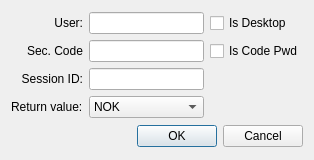
<?xml version="1.0" encoding="UTF-8"?>
<ui version="4.0">
 <class>authorization</class>
 <widget class="QDialog" name="authorization">
  <property name="geometry">
   <rect>
    <x>0</x>
    <y>0</y>
    <width>285</width>
    <height>160</height>
   </rect>
  </property>
  <property name="windowTitle">
   <string>Dialog</string>
  </property>
  <layout class="QVBoxLayout" name="verticalLayout">
   <item>
    <layout class="QGridLayout" name="gridLayout">
     <item row="0" column="0">
      <widget class="QLabel" name="label">
       <property name="text">
        <string>User:</string>
       </property>
       <property name="alignment">
        <set>Qt::AlignRight|Qt::AlignTrailing|Qt::AlignVCenter</set>
       </property>
      </widget>
     </item>
     <item row="0" column="1">
      <widget class="QLineEdit" name="lineEditUserName"/>
     </item>
     <item row="0" column="2">
      <widget class="QCheckBox" name="checkBoxIsDesktop">
       <property name="layoutDirection">
        <enum>Qt::LeftToRight</enum>
       </property>
       <property name="text">
        <string>Is Desktop</string>
       </property>
      </widget>
     </item>
     <item row="1" column="0">
      <widget class="QLabel" name="label_2">
       <property name="text">
        <string>Sec. Code</string>
       </property>
       <property name="alignment">
        <set>Qt::AlignRight|Qt::AlignTrailing|Qt::AlignVCenter</set>
       </property>
      </widget>
     </item>
     <item row="1" column="1">
      <widget class="QLineEdit" name="lineEditSecCode"/>
     </item>
     <item row="1" column="2">
      <widget class="QCheckBox" name="checkIsCodePwd">
       <property name="text">
        <string>Is Code Pwd</string>
       </property>
      </widget>
     </item>
     <item row="2" column="0">
      <widget class="QLabel" name="label_3">
       <property name="text">
        <string>Session ID:</string>
       </property>
       <property name="alignment">
        <set>Qt::AlignRight|Qt::AlignTrailing|Qt::AlignVCenter</set>
       </property>
      </widget>
     </item>
     <item row="2" column="1">
      <widget class="QLineEdit" name="lineEditSession"/>
     </item>
     <item row="3" column="0">
      <widget class="QLabel" name="label_4">
       <property name="text">
        <string>Return value:</string>
       </property>
      </widget>
     </item>
     <item row="3" column="1">
      <widget class="QComboBox" name="comboBoxRetVal">
       <item>
        <property name="text">
         <string>NOK</string>
        </property>
       </item>
       <item>
        <property name="text">
         <string>OK</string>
        </property>
       </item>
       <item>
        <property name="text">
         <string>LDAP OFFLINE</string>
        </property>
       </item>
      </widget>
     </item>
    </layout>
   </item>
   <item>
    <widget class="QDialogButtonBox" name="buttonBox">
     <property name="orientation">
      <enum>Qt::Horizontal</enum>
     </property>
     <property name="standardButtons">
      <set>QDialogButtonBox::Cancel|QDialogButtonBox::Ok</set>
     </property>
    </widget>
   </item>
  </layout>
 </widget>
 <resources/>
 <connections>
  <connection>
   <sender>buttonBox</sender>
   <signal>accepted()</signal>
   <receiver>authorization</receiver>
   <slot>accept()</slot>
   <hints>
    <hint type="sourcelabel">
     <x>248</x>
     <y>254</y>
    </hint>
    <hint type="destinationlabel">
     <x>157</x>
     <y>274</y>
    </hint>
   </hints>
  </connection>
  <connection>
   <sender>buttonBox</sender>
   <signal>rejected()</signal>
   <receiver>authorization</receiver>
   <slot>reject()</slot>
   <hints>
    <hint type="sourcelabel">
     <x>316</x>
     <y>260</y>
    </hint>
    <hint type="destinationlabel">
     <x>286</x>
     <y>274</y>
    </hint>
   </hints>
  </connection>
 </connections>
</ui>
